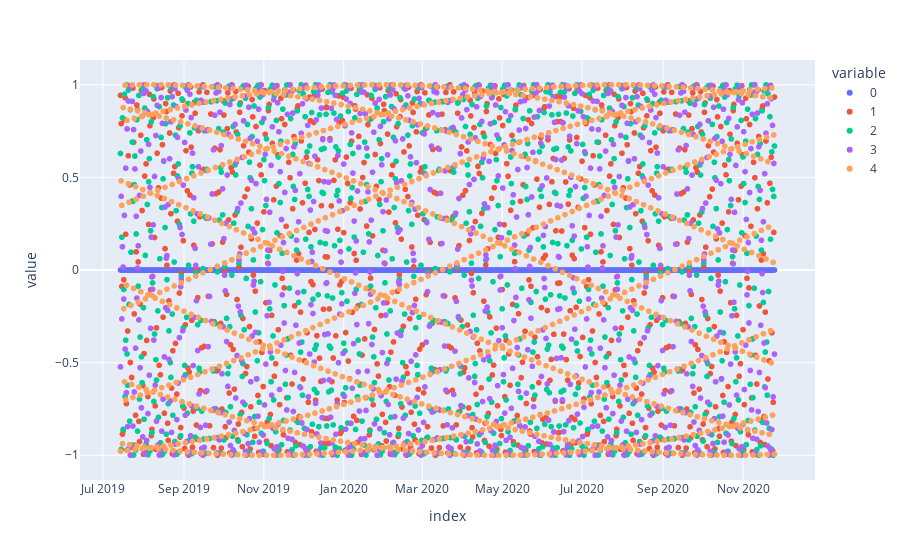

Notebook source saved alongside this figure:
### Code cell
px.scatter(df[0])

### Figure 1 — Plotly figure (JSON) as saved in the notebook; plotly's stock layout.template omitted (floating-point values rounded to 4 significant figures; data arrays with more than 128 entries replaced by an {"elided": "..."} marker saying what was removed)
{"data": [{"hovertemplate": "variable=0<br>index=%{x}<br>value=%{y}<extra></extra>", "legendgroup": "0", "marker": {"color": "#636efa", "symbol": "circle"}, "mode": "markers", "name": "0", "showlegend": true, "type": "scattergl", "x": {"elided": "1000 str values"}, "xaxis": "x", "y": {"elided": "1000 int values"}, "yaxis": "y"}, {"hovertemplate": "variable=1<br>index=%{x}<br>value=%{y}<extra></extra>", "legendgroup": "1", "marker": {"color": "#EF553B", "symbol": "circle"}, "mode": "markers", "name": "1", "showlegend": true, "type": "scattergl", "x": {"elided": "1000 str values"}, "xaxis": "x", "y": {"elided": "1000 float values"}, "yaxis": "y"}, {"hovertemplate": "variable=2<br>index=%{x}<br>value=%{y}<extra></extra>", "legendgroup": "2", "marker": {"color": "#00cc96", "symbol": "circle"}, "mode": "markers", "name": "2", "showlegend": true, "type": "scattergl", "x": {"elided": "1000 str values"}, "xaxis": "x", "y": {"elided": "1000 float values"}, "yaxis": "y"}, {"hovertemplate": "variable=3<br>index=%{x}<br>value=%{y}<extra></extra>", "legendgroup": "3", "marker": {"color": "#ab63fa", "symbol": "circle"}, "mode": "markers", "name": "3", "showlegend": true, "type": "scattergl", "x": {"elided": "1000 str values"}, "xaxis": "x", "y": {"elided": "1000 float values"}, "yaxis": "y"}, {"hovertemplate": "variable=4<br>index=%{x}<br>value=%{y}<extra></extra>", "legendgroup": "4", "marker": {"color": "#FFA15A", "symbol": "circle"}, "mode": "markers", "name": "4", "showlegend": true, "type": "scattergl", "x": {"elided": "1000 str values"}, "xaxis": "x", "y": {"elided": "1000 float values"}, "yaxis": "y"}], "layout": {"legend": {"title": {"text": "variable"}, "tracegroupgap": 0}, "margin": {"t": 60}, "xaxis": {"anchor": "y", "domain": [0, 1], "title": {"text": "index"}}, "yaxis": {"anchor": "x", "domain": [0, 1], "title": {"text": "value"}}}}
